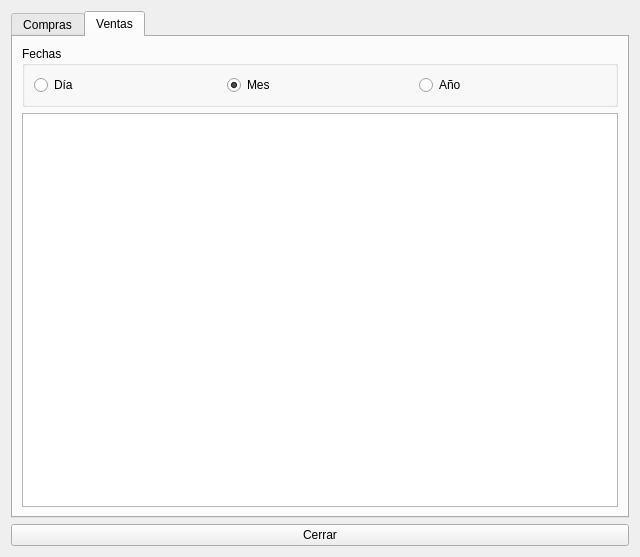
<?xml version="1.0" encoding="UTF-8"?>
<ui version="4.0">
 <class>comprasVentasRemoto</class>
 <widget class="QWidget" name="comprasVentasRemoto">
  <property name="geometry">
   <rect>
    <x>0</x>
    <y>0</y>
    <width>640</width>
    <height>557</height>
   </rect>
  </property>
  <property name="windowTitle">
   <string>Form</string>
  </property>
  <layout class="QGridLayout" name="gridLayout">
   <item row="0" column="0">
    <widget class="QTabWidget" name="tabWidget">
     <property name="currentIndex">
      <number>1</number>
     </property>
     <widget class="QWidget" name="tabCompras">
      <attribute name="title">
       <string>Compras</string>
      </attribute>
      <layout class="QGridLayout" name="gridLayout_3">
       <item row="1" column="0">
        <widget class="QTableView" name="tableViewCompras"/>
       </item>
       <item row="0" column="0">
        <widget class="QGroupBox" name="groupBoxCompras">
         <property name="title">
          <string>Fechas</string>
         </property>
         <layout class="QHBoxLayout" name="horizontalLayout_2">
          <item>
           <widget class="QRadioButton" name="radioButtonComprasDia">
            <property name="text">
             <string>Día</string>
            </property>
           </widget>
          </item>
          <item>
           <widget class="QRadioButton" name="radioButtonComprasMes">
            <property name="text">
             <string>Mes</string>
            </property>
            <property name="checked">
             <bool>true</bool>
            </property>
           </widget>
          </item>
          <item>
           <widget class="QRadioButton" name="radioButtonComprasano">
            <property name="text">
             <string>Año</string>
            </property>
           </widget>
          </item>
         </layout>
        </widget>
       </item>
      </layout>
     </widget>
     <widget class="QWidget" name="tab_2">
      <attribute name="title">
       <string>Ventas</string>
      </attribute>
      <layout class="QGridLayout" name="gridLayout_2">
       <item row="0" column="0">
        <widget class="QGroupBox" name="groupBoxVentas">
         <property name="title">
          <string>Fechas</string>
         </property>
         <layout class="QHBoxLayout" name="horizontalLayout">
          <item>
           <widget class="QRadioButton" name="radioButtonVentasDia">
            <property name="text">
             <string>Día</string>
            </property>
           </widget>
          </item>
          <item>
           <widget class="QRadioButton" name="radioButtonVentaMes">
            <property name="text">
             <string>Mes</string>
            </property>
            <property name="checked">
             <bool>true</bool>
            </property>
           </widget>
          </item>
          <item>
           <widget class="QRadioButton" name="radioButtonVentasAno">
            <property name="text">
             <string>Año</string>
            </property>
           </widget>
          </item>
         </layout>
        </widget>
       </item>
       <item row="1" column="0">
        <widget class="QTableView" name="tableViewVentas"/>
       </item>
      </layout>
     </widget>
    </widget>
   </item>
   <item row="1" column="0">
    <widget class="QPushButton" name="pushButton">
     <property name="text">
      <string>Cerrar</string>
     </property>
    </widget>
   </item>
  </layout>
 </widget>
 <resources/>
 <connections>
  <connection>
   <sender>pushButton</sender>
   <signal>clicked()</signal>
   <receiver>comprasVentasRemoto</receiver>
   <slot>close()</slot>
   <hints>
    <hint type="sourcelabel">
     <x>281</x>
     <y>541</y>
    </hint>
    <hint type="destinationlabel">
     <x>620</x>
     <y>-9</y>
    </hint>
   </hints>
  </connection>
 </connections>
</ui>
